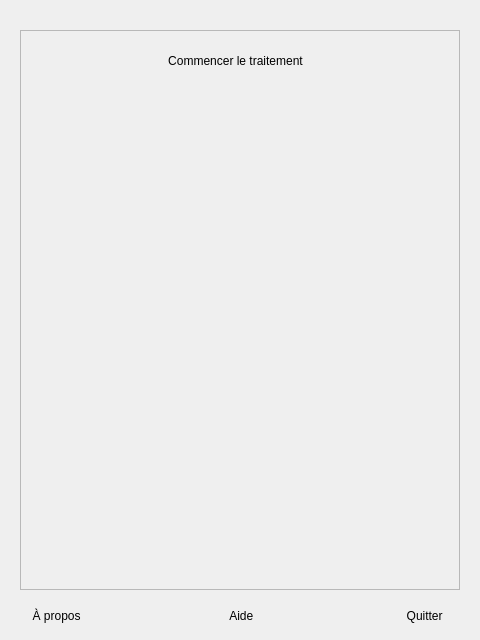
<?xml version="1.0" encoding="UTF-8"?>
<ui version="4.0">
 <class>Welcome</class>
 <widget class="QWidget" name="Welcome">
  <property name="geometry">
   <rect>
    <x>0</x>
    <y>0</y>
    <width>480</width>
    <height>640</height>
   </rect>
  </property>
  <property name="windowTitle">
   <string>Form</string>
  </property>
  <widget class="QPushButton" name="pushButton">
   <property name="geometry">
    <rect>
     <x>380</x>
     <y>600</y>
     <width>86</width>
     <height>31</height>
    </rect>
   </property>
   <property name="focusPolicy">
    <enum>Qt::NoFocus</enum>
   </property>
   <property name="styleSheet">
    <string notr="true">QPushButton { 
color: 000000;
}</string>
   </property>
   <property name="text">
    <string> Quitter</string>
   </property>
   <property name="icon">
    <iconset>
     <normaloff>Resources/Cancel-26.png</normaloff>Resources/Cancel-26.png</iconset>
   </property>
   <property name="iconSize">
    <size>
     <width>20</width>
     <height>20</height>
    </size>
   </property>
   <property name="shortcut">
    <string>Ctrl+Q</string>
   </property>
   <property name="flat">
    <bool>true</bool>
   </property>
  </widget>
  <widget class="QPushButton" name="about">
   <property name="geometry">
    <rect>
     <x>10</x>
     <y>600</y>
     <width>90</width>
     <height>31</height>
    </rect>
   </property>
   <property name="focusPolicy">
    <enum>Qt::NoFocus</enum>
   </property>
   <property name="styleSheet">
    <string notr="true">QPushButton { 
color: 000000;
}</string>
   </property>
   <property name="text">
    <string> À propos</string>
   </property>
   <property name="icon">
    <iconset>
     <normaloff>Resources/Info-528.png</normaloff>Resources/Info-528.png</iconset>
   </property>
   <property name="iconSize">
    <size>
     <width>20</width>
     <height>20</height>
    </size>
   </property>
   <property name="shortcut">
    <string>Ctrl+A</string>
   </property>
   <property name="flat">
    <bool>true</bool>
   </property>
  </widget>
  <widget class="QPushButton" name="pushButton_3">
   <property name="geometry">
    <rect>
     <x>140</x>
     <y>30</y>
     <width>191</width>
     <height>61</height>
    </rect>
   </property>
   <property name="focusPolicy">
    <enum>Qt::NoFocus</enum>
   </property>
   <property name="styleSheet">
    <string notr="true">QPushButton { 
color: 000000;
}</string>
   </property>
   <property name="text">
    <string>Commencer le traitement</string>
   </property>
   <property name="icon">
    <iconset>
     <normaloff>Resources/Ok-520.png</normaloff>Resources/Ok-520.png</iconset>
   </property>
   <property name="shortcut">
    <string>Ctrl+Enter</string>
   </property>
   <property name="flat">
    <bool>true</bool>
   </property>
  </widget>
  <widget class="QLabel" name="label">
   <property name="geometry">
    <rect>
     <x>0</x>
     <y>0</y>
     <width>480</width>
     <height>640</height>
    </rect>
   </property>
   <property name="text">
    <string/>
   </property>
   <property name="pixmap">
    <pixmap>Resources/backgrouds/Plandetravail1VGA.png</pixmap>
   </property>
  </widget>
  <widget class="QTextBrowser" name="aboutText">
   <property name="enabled">
    <bool>false</bool>
   </property>
   <property name="geometry">
    <rect>
     <x>20</x>
     <y>30</y>
     <width>440</width>
     <height>560</height>
    </rect>
   </property>
   <property name="undoRedoEnabled">
    <bool>false</bool>
   </property>
  </widget>
  <widget class="QPushButton" name="help">
   <property name="geometry">
    <rect>
     <x>195</x>
     <y>600</y>
     <width>90</width>
     <height>31</height>
    </rect>
   </property>
   <property name="focusPolicy">
    <enum>Qt::NoFocus</enum>
   </property>
   <property name="autoFillBackground">
    <bool>false</bool>
   </property>
   <property name="styleSheet">
    <string notr="true">QPushButton { 
color: 000000;
}</string>
   </property>
   <property name="text">
    <string> Aide</string>
   </property>
   <property name="icon">
    <iconset>
     <normaloff>Resources/Help Filled-500.png</normaloff>Resources/Help Filled-500.png</iconset>
   </property>
   <property name="iconSize">
    <size>
     <width>20</width>
     <height>20</height>
    </size>
   </property>
   <property name="shortcut">
    <string>Ctrl+I</string>
   </property>
   <property name="flat">
    <bool>true</bool>
   </property>
  </widget>
  <zorder>aboutText</zorder>
  <zorder>label</zorder>
  <zorder>pushButton</zorder>
  <zorder>about</zorder>
  <zorder>pushButton_3</zorder>
  <zorder>help</zorder>
 </widget>
 <resources/>
 <connections/>
</ui>
